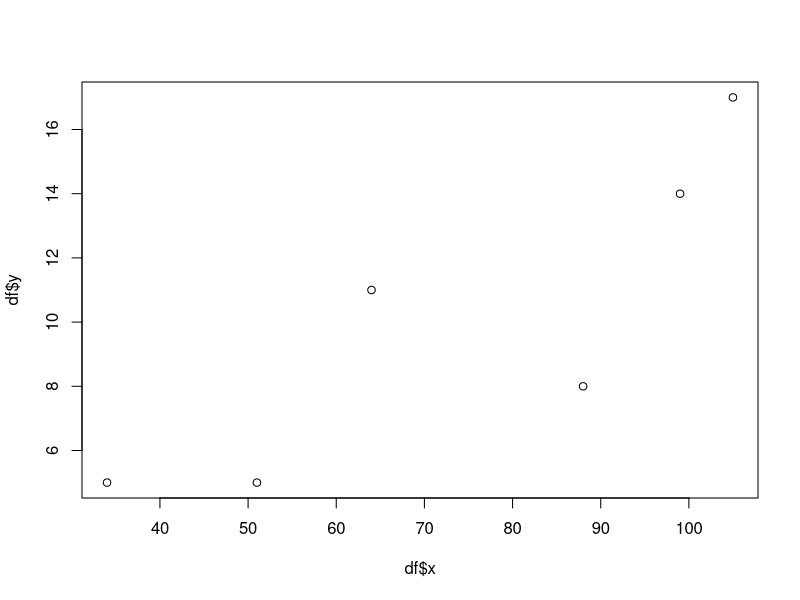

Recreate this plot in R.
x=c(34,105,64,88,99,51)
y=c(5,17,11,8,14,5)  
df=as.data.frame(cbind(x,y))
df
plot(df$x,df$y)
model1=lm(y~x,data=df)
summary(model1)
p=predict(model1,df) 
p
  
